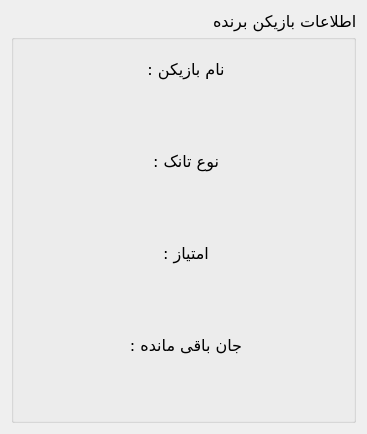
<?xml version="1.0" encoding="UTF-8"?>
<ui version="4.0">
 <class>WinnerInfo</class>
 <widget class="QDialog" name="WinnerInfo">
  <property name="geometry">
   <rect>
    <x>0</x>
    <y>0</y>
    <width>367</width>
    <height>429</height>
   </rect>
  </property>
  <property name="font">
   <font>
    <family>B Titr</family>
    <pointsize>12</pointsize>
   </font>
  </property>
  <property name="windowTitle">
   <string>Dialog</string>
  </property>
  <property name="layoutDirection">
   <enum>Qt::RightToLeft</enum>
  </property>
  <layout class="QVBoxLayout" name="verticalLayout_2">
   <item>
    <widget class="QGroupBox" name="groupBox_2">
     <property name="title">
      <string>اطلاعات بازیکن برنده</string>
     </property>
     <layout class="QVBoxLayout" name="verticalLayout_4">
      <item>
       <widget class="QLabel" name="lblname_4">
        <property name="minimumSize">
         <size>
          <width>300</width>
          <height>40</height>
         </size>
        </property>
        <property name="maximumSize">
         <size>
          <width>16777215</width>
          <height>40</height>
         </size>
        </property>
        <property name="text">
         <string>نام بازیکن : </string>
        </property>
        <property name="alignment">
         <set>Qt::AlignCenter</set>
        </property>
       </widget>
      </item>
      <item>
       <widget class="QLabel" name="LblPlayerName">
        <property name="minimumSize">
         <size>
          <width>300</width>
          <height>40</height>
         </size>
        </property>
        <property name="maximumSize">
         <size>
          <width>16777215</width>
          <height>40</height>
         </size>
        </property>
        <property name="text">
         <string/>
        </property>
        <property name="alignment">
         <set>Qt::AlignCenter</set>
        </property>
       </widget>
      </item>
      <item>
       <widget class="QLabel" name="lblname_10">
        <property name="minimumSize">
         <size>
          <width>300</width>
          <height>40</height>
         </size>
        </property>
        <property name="maximumSize">
         <size>
          <width>16777215</width>
          <height>40</height>
         </size>
        </property>
        <property name="text">
         <string>نوع تانک : </string>
        </property>
        <property name="alignment">
         <set>Qt::AlignCenter</set>
        </property>
       </widget>
      </item>
      <item>
       <widget class="QLabel" name="LblTank">
        <property name="minimumSize">
         <size>
          <width>300</width>
          <height>40</height>
         </size>
        </property>
        <property name="maximumSize">
         <size>
          <width>16777215</width>
          <height>40</height>
         </size>
        </property>
        <property name="text">
         <string/>
        </property>
        <property name="alignment">
         <set>Qt::AlignCenter</set>
        </property>
       </widget>
      </item>
      <item>
       <widget class="QLabel" name="lblname_11">
        <property name="minimumSize">
         <size>
          <width>300</width>
          <height>40</height>
         </size>
        </property>
        <property name="maximumSize">
         <size>
          <width>16777215</width>
          <height>40</height>
         </size>
        </property>
        <property name="text">
         <string>امتیاز : </string>
        </property>
        <property name="alignment">
         <set>Qt::AlignCenter</set>
        </property>
       </widget>
      </item>
      <item>
       <widget class="QLabel" name="LblScore">
        <property name="minimumSize">
         <size>
          <width>300</width>
          <height>40</height>
         </size>
        </property>
        <property name="maximumSize">
         <size>
          <width>16777215</width>
          <height>40</height>
         </size>
        </property>
        <property name="text">
         <string/>
        </property>
        <property name="alignment">
         <set>Qt::AlignCenter</set>
        </property>
       </widget>
      </item>
      <item>
       <widget class="QLabel" name="lblname_13">
        <property name="minimumSize">
         <size>
          <width>300</width>
          <height>40</height>
         </size>
        </property>
        <property name="maximumSize">
         <size>
          <width>16777215</width>
          <height>40</height>
         </size>
        </property>
        <property name="text">
         <string>جان باقی مانده : </string>
        </property>
        <property name="alignment">
         <set>Qt::AlignCenter</set>
        </property>
       </widget>
      </item>
      <item>
       <widget class="QLabel" name="LblShild">
        <property name="minimumSize">
         <size>
          <width>300</width>
          <height>40</height>
         </size>
        </property>
        <property name="maximumSize">
         <size>
          <width>16777215</width>
          <height>40</height>
         </size>
        </property>
        <property name="text">
         <string/>
        </property>
        <property name="alignment">
         <set>Qt::AlignCenter</set>
        </property>
       </widget>
      </item>
     </layout>
    </widget>
   </item>
  </layout>
 </widget>
 <resources/>
 <connections/>
</ui>
